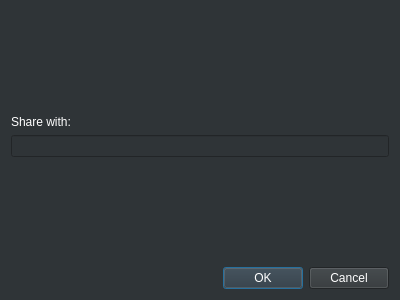
<?xml version="1.0" encoding="UTF-8"?>
<ui version="4.0">
 <class>FileShareDialog</class>
 <widget class="QDialog" name="FileShareDialog">
  <property name="geometry">
   <rect>
    <x>0</x>
    <y>0</y>
    <width>400</width>
    <height>300</height>
   </rect>
  </property>
  <property name="windowTitle">
   <string>Dialog</string>
  </property>
  <property name="styleSheet">
   <string notr="true">background-color: rgb(47, 52, 55);
font: 12pt &quot;Segoe UI&quot;;
color: rgb(255, 255, 255);</string>
  </property>
  <layout class="QVBoxLayout" name="verticalLayout">
   <item>
    <spacer name="verticalSpacer_2">
     <property name="orientation">
      <enum>Qt::Vertical</enum>
     </property>
     <property name="sizeHint" stdset="0">
      <size>
       <width>20</width>
       <height>40</height>
      </size>
     </property>
    </spacer>
   </item>
   <item>
    <widget class="QLabel" name="label">
     <property name="text">
      <string>Share with:</string>
     </property>
    </widget>
   </item>
   <item>
    <widget class="QLineEdit" name="username"/>
   </item>
   <item>
    <spacer name="verticalSpacer">
     <property name="orientation">
      <enum>Qt::Vertical</enum>
     </property>
     <property name="sizeHint" stdset="0">
      <size>
       <width>20</width>
       <height>40</height>
      </size>
     </property>
    </spacer>
   </item>
   <item>
    <widget class="QDialogButtonBox" name="buttonBox">
     <property name="font">
      <font>
       <family>Segoe UI</family>
       <pointsize>12</pointsize>
       <weight>50</weight>
       <italic>false</italic>
       <bold>false</bold>
      </font>
     </property>
     <property name="styleSheet">
      <string notr="true"/>
     </property>
     <property name="orientation">
      <enum>Qt::Horizontal</enum>
     </property>
     <property name="standardButtons">
      <set>QDialogButtonBox::Cancel|QDialogButtonBox::Ok</set>
     </property>
    </widget>
   </item>
  </layout>
 </widget>
 <resources/>
 <connections>
  <connection>
   <sender>buttonBox</sender>
   <signal>accepted()</signal>
   <receiver>FileShareDialog</receiver>
   <slot>accept()</slot>
   <hints>
    <hint type="sourcelabel">
     <x>248</x>
     <y>254</y>
    </hint>
    <hint type="destinationlabel">
     <x>157</x>
     <y>274</y>
    </hint>
   </hints>
  </connection>
  <connection>
   <sender>buttonBox</sender>
   <signal>rejected()</signal>
   <receiver>FileShareDialog</receiver>
   <slot>reject()</slot>
   <hints>
    <hint type="sourcelabel">
     <x>316</x>
     <y>260</y>
    </hint>
    <hint type="destinationlabel">
     <x>286</x>
     <y>274</y>
    </hint>
   </hints>
  </connection>
 </connections>
</ui>
